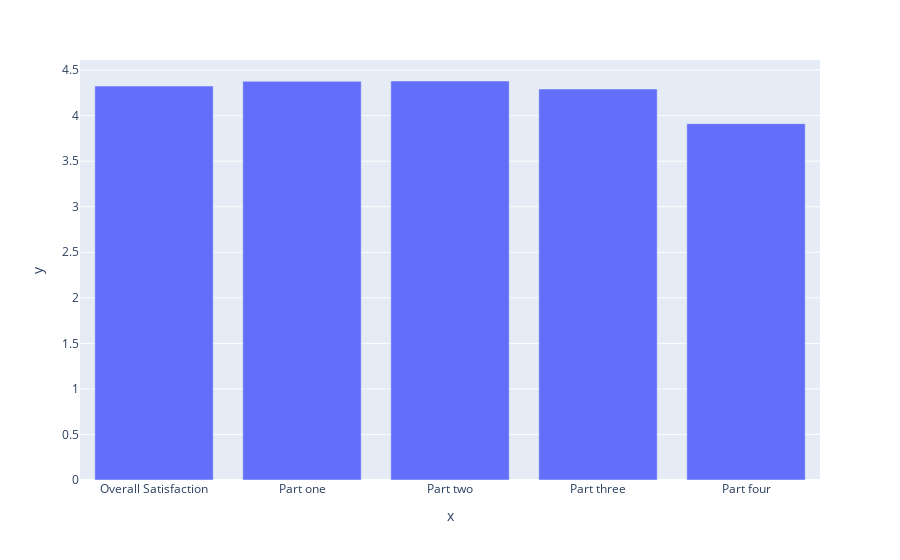

The notebook cell saved with this chart:
### Code cell
import plotly.express as px # library for drawing interactive graph

mean_values = {
    "Overall Satisfaction":data["Overall Satisfaction"].mean(),
    "Part one":data["Part one"].mean(),
    "Part two":data["Part two"].mean(),
    "Part three":data["Part three"].mean(),
    "Part four":data["Part four"].mean()
}

print(mean_values)

fig = px.bar(
    x = list(mean_values.keys()),
    y = list(mean_values.values())
)
fig.show()

### Figure 1 — Plotly figure (JSON) as saved in the notebook; plotly's stock layout.template omitted (floating-point values rounded to 4 significant figures)
{"data": [{"alignmentgroup": "True", "hovertemplate": "x=%{x}<br>y=%{y}<extra></extra>", "legendgroup": "", "marker": {"color": "#636efa", "pattern": {"shape": ""}}, "name": "", "offsetgroup": "", "orientation": "v", "showlegend": false, "textposition": "auto", "type": "bar", "x": ["Overall Satisfaction", "Part one", "Part two", "Part three", "Part four"], "xaxis": "x", "y": [4.324, 4.376, 4.38, 4.292, 3.912], "yaxis": "y"}], "layout": {"barmode": "relative", "legend": {"tracegroupgap": 0}, "margin": {"t": 60}, "xaxis": {"anchor": "y", "domain": [0, 1], "title": {"text": "x"}}, "yaxis": {"anchor": "x", "domain": [0, 1], "title": {"text": "y"}}}}
